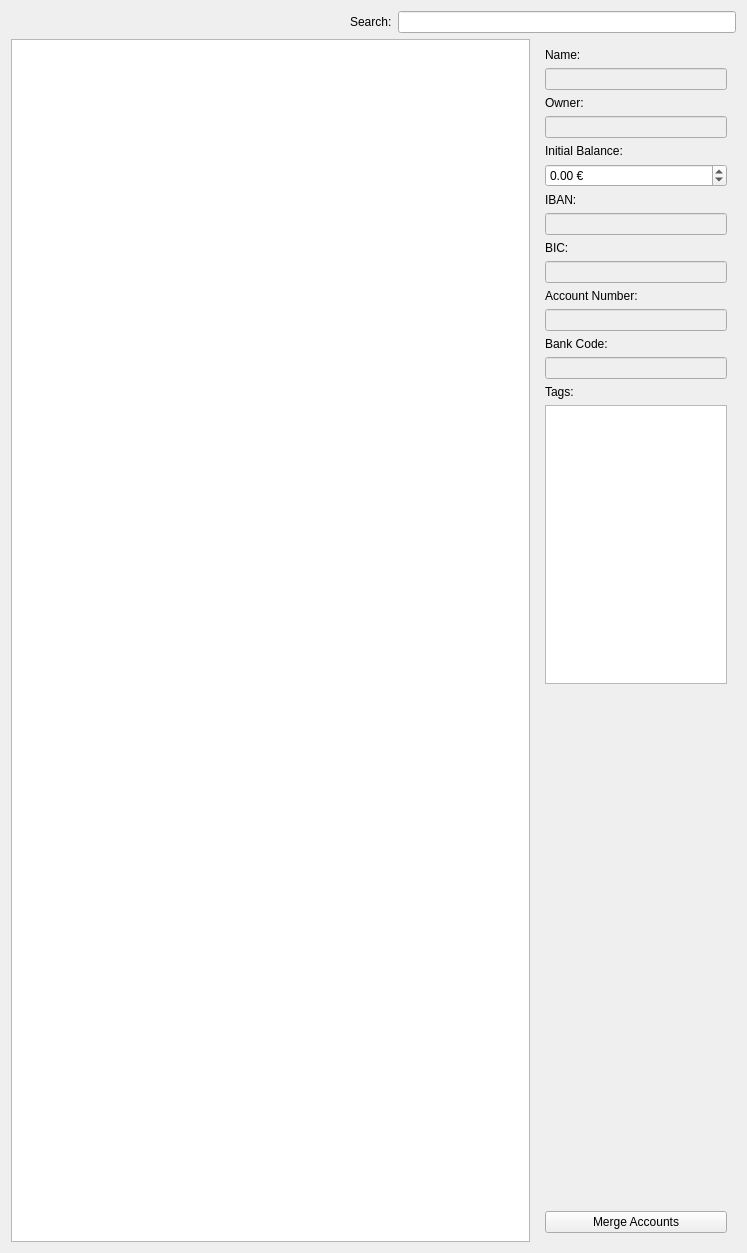
<?xml version="1.0" encoding="UTF-8"?>
<ui version="4.0">
 <class>AccountTab</class>
 <widget class="QWidget" name="AccountTab">
  <property name="geometry">
   <rect>
    <x>0</x>
    <y>0</y>
    <width>747</width>
    <height>1253</height>
   </rect>
  </property>
  <layout class="QVBoxLayout" name="verticalLayout_2">
   <item>
    <layout class="QHBoxLayout" name="horizontalLayout">
     <item>
      <spacer name="horizontalSpacer">
       <property name="orientation">
        <enum>Qt::Horizontal</enum>
       </property>
       <property name="sizeHint" stdset="0">
        <size>
         <width>40</width>
         <height>20</height>
        </size>
       </property>
      </spacer>
     </item>
     <item>
      <widget class="QLabel" name="lblFilterText">
       <property name="text">
        <string>Search:</string>
       </property>
      </widget>
     </item>
     <item>
      <widget class="QLineEdit" name="filterText"/>
     </item>
    </layout>
   </item>
   <item>
    <layout class="QHBoxLayout" name="horizontalLayout_3">
     <item>
      <widget class="QTableView" name="accounts"/>
     </item>
     <item>
      <widget class="QWidget" name="details" native="true">
       <property name="enabled">
        <bool>true</bool>
       </property>
       <property name="minimumSize">
        <size>
         <width>100</width>
         <height>0</height>
        </size>
       </property>
       <property name="maximumSize">
        <size>
         <width>200</width>
         <height>16777215</height>
        </size>
       </property>
       <layout class="QVBoxLayout" name="verticalLayout_4">
        <item>
         <widget class="QLabel" name="lblDetailsName">
          <property name="text">
           <string>Name:</string>
          </property>
         </widget>
        </item>
        <item>
         <widget class="QLineEdit" name="detailsName">
          <property name="enabled">
           <bool>false</bool>
          </property>
         </widget>
        </item>
        <item>
         <widget class="QLabel" name="lblDetailsOwner">
          <property name="text">
           <string>Owner:</string>
          </property>
         </widget>
        </item>
        <item>
         <widget class="QLineEdit" name="detailsOwner">
          <property name="enabled">
           <bool>false</bool>
          </property>
         </widget>
        </item>
        <item>
         <widget class="QLabel" name="lblDetailsInitialBalance">
          <property name="text">
           <string>Initial Balance:</string>
          </property>
         </widget>
        </item>
        <item>
         <widget class="QDoubleSpinBox" name="detailsInitialBalance">
          <property name="enabled">
           <bool>true</bool>
          </property>
          <property name="suffix">
           <string> €</string>
          </property>
          <property name="minimum">
           <double>-999999999.990000009536743</double>
          </property>
          <property name="maximum">
           <double>999999999.990000009536743</double>
          </property>
         </widget>
        </item>
        <item>
         <widget class="QLabel" name="lblDetailsIban">
          <property name="text">
           <string>IBAN:</string>
          </property>
         </widget>
        </item>
        <item>
         <widget class="QLineEdit" name="detailsIban">
          <property name="enabled">
           <bool>false</bool>
          </property>
         </widget>
        </item>
        <item>
         <widget class="QLabel" name="lblDetailsBic">
          <property name="text">
           <string>BIC:</string>
          </property>
         </widget>
        </item>
        <item>
         <widget class="QLineEdit" name="detailsBic">
          <property name="enabled">
           <bool>false</bool>
          </property>
         </widget>
        </item>
        <item>
         <widget class="QLabel" name="lblDetailsAccountNumber">
          <property name="text">
           <string>Account Number:</string>
          </property>
         </widget>
        </item>
        <item>
         <widget class="QLineEdit" name="detailsAccountNumber">
          <property name="enabled">
           <bool>false</bool>
          </property>
         </widget>
        </item>
        <item>
         <widget class="QLabel" name="lblDetailsBankCode">
          <property name="text">
           <string>Bank Code:</string>
          </property>
         </widget>
        </item>
        <item>
         <widget class="QLineEdit" name="detailsBankCode">
          <property name="enabled">
           <bool>false</bool>
          </property>
         </widget>
        </item>
        <item>
         <widget class="QLabel" name="lblDetailsTags">
          <property name="text">
           <string>Tags:</string>
          </property>
         </widget>
        </item>
        <item>
         <widget class="TagEdit" name="detailsTags">
          <property name="tabChangesFocus">
           <bool>true</bool>
          </property>
         </widget>
        </item>
        <item>
         <widget class="QLabel" name="moreAccountTags">
          <property name="text">
           <string/>
          </property>
         </widget>
        </item>
        <item>
         <spacer name="verticalSpacer">
          <property name="orientation">
           <enum>Qt::Vertical</enum>
          </property>
          <property name="sizeHint" stdset="0">
           <size>
            <width>17</width>
            <height>501</height>
           </size>
          </property>
         </spacer>
        </item>
        <item>
         <widget class="QPushButton" name="mergeAccounts">
          <property name="text">
           <string>Merge Accounts</string>
          </property>
         </widget>
        </item>
       </layout>
      </widget>
     </item>
    </layout>
   </item>
  </layout>
 </widget>
 <customwidgets>
  <customwidget>
   <class>TagEdit</class>
   <extends>QPlainTextEdit</extends>
   <header>src/ui/TagEdit.h</header>
  </customwidget>
 </customwidgets>
 <tabstops>
  <tabstop>filterText</tabstop>
  <tabstop>detailsName</tabstop>
  <tabstop>detailsOwner</tabstop>
  <tabstop>detailsInitialBalance</tabstop>
  <tabstop>detailsIban</tabstop>
  <tabstop>detailsBic</tabstop>
  <tabstop>detailsAccountNumber</tabstop>
  <tabstop>detailsBankCode</tabstop>
  <tabstop>detailsTags</tabstop>
  <tabstop>mergeAccounts</tabstop>
 </tabstops>
 <resources/>
 <connections/>
</ui>
